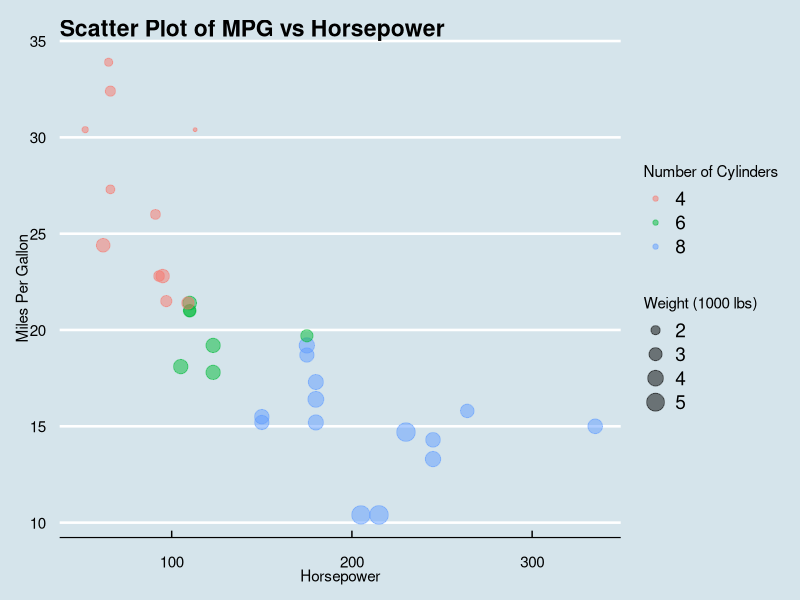

This chart was generated by the following R code:
## ---- chunk 1
summary(mtcars)
## ---- chunk 2
#| echo: false

library(ggthemes)
library(ggplot2)

# Load the  dataset
data("mtcars")

# Create a scatter plot of mpg vs hp coloured by cyl (number of cylinders) and sized by wt (weight)
ggplot(mtcars, aes(x=hp, y=mpg, color=factor(cyl), size=wt)) +
  geom_point(alpha=0.5) +
  theme_economist() +
  scale_fill_economist() +   labs(title="Scatter Plot of MPG vs Horsepower",
       x="Horsepower",
       y="Miles Per Gallon",
       color="Number of Cylinders",
       size="Weight (1000 lbs)") +
  theme(legend.position="right")
